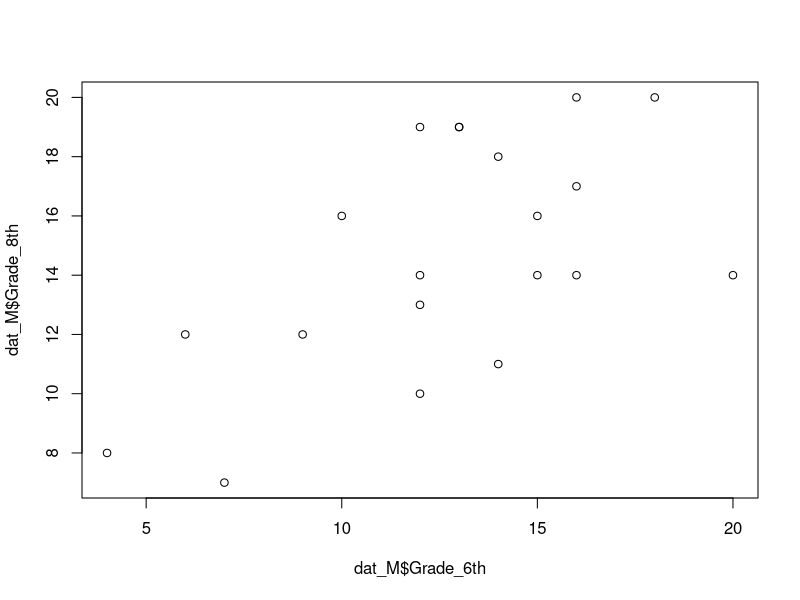
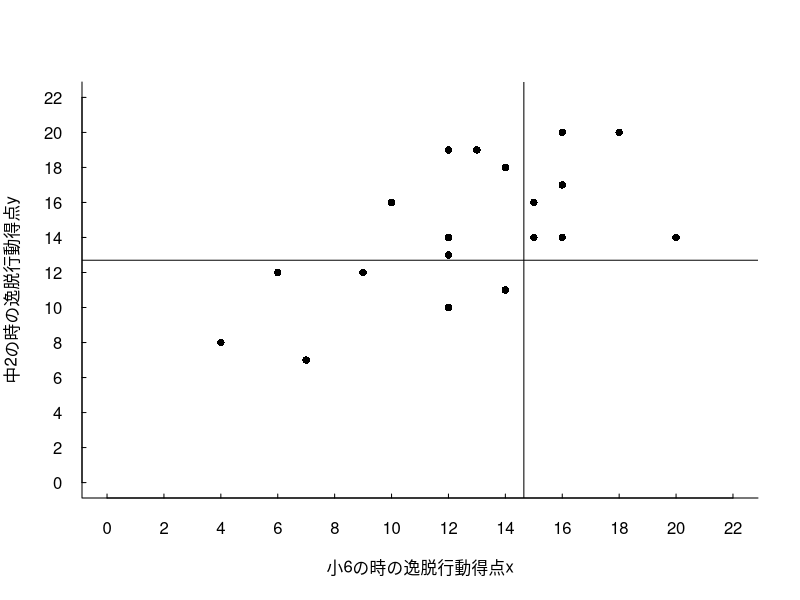
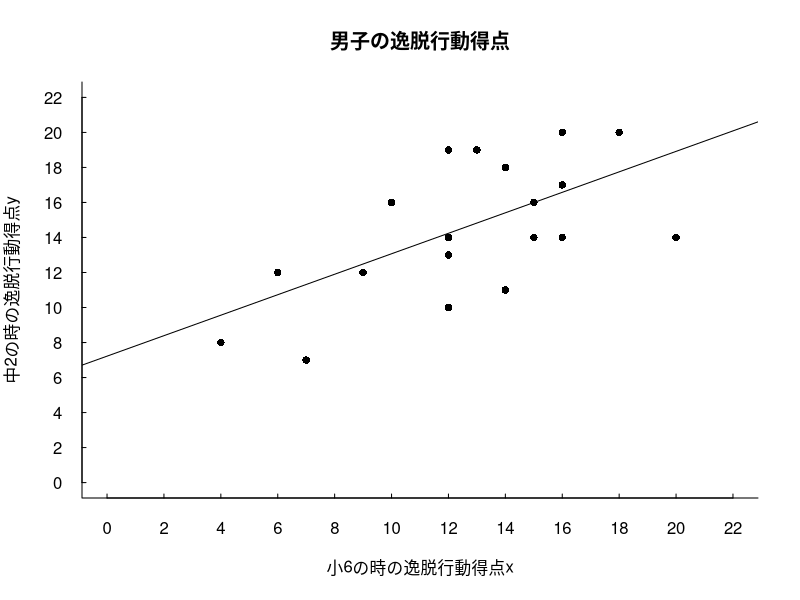
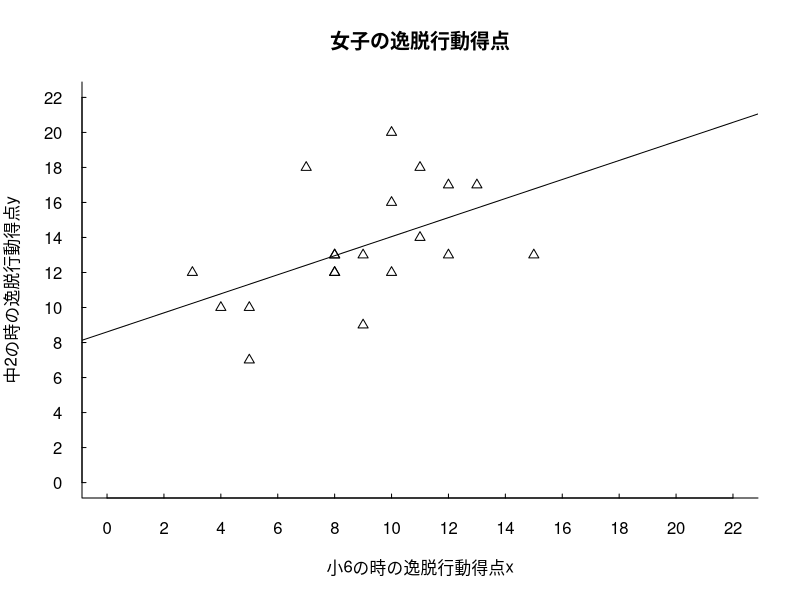
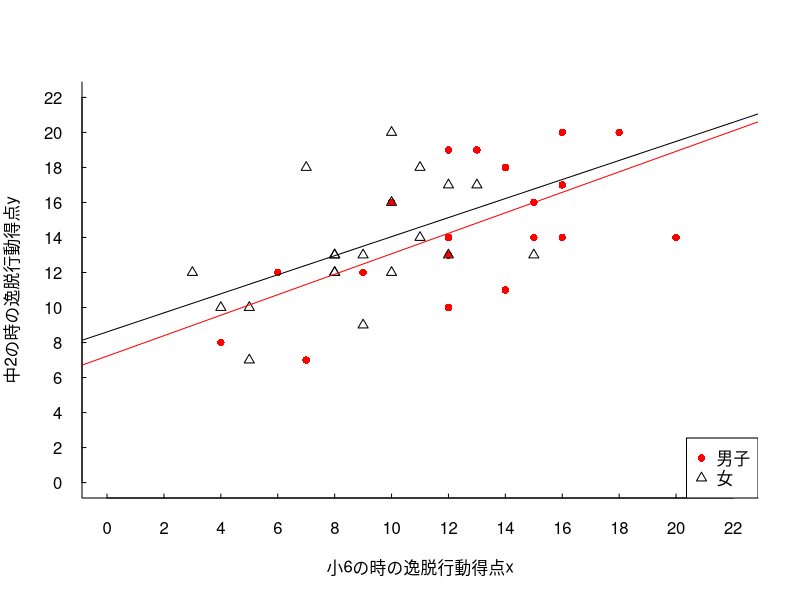
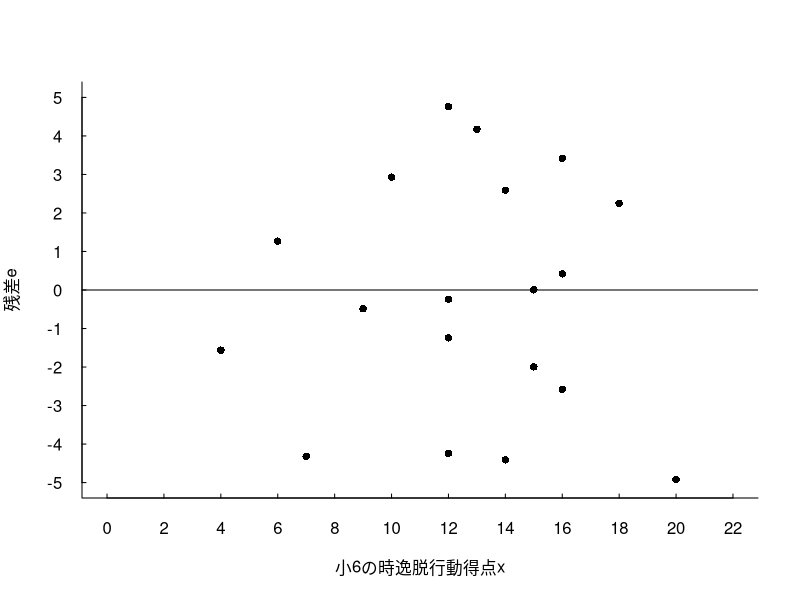
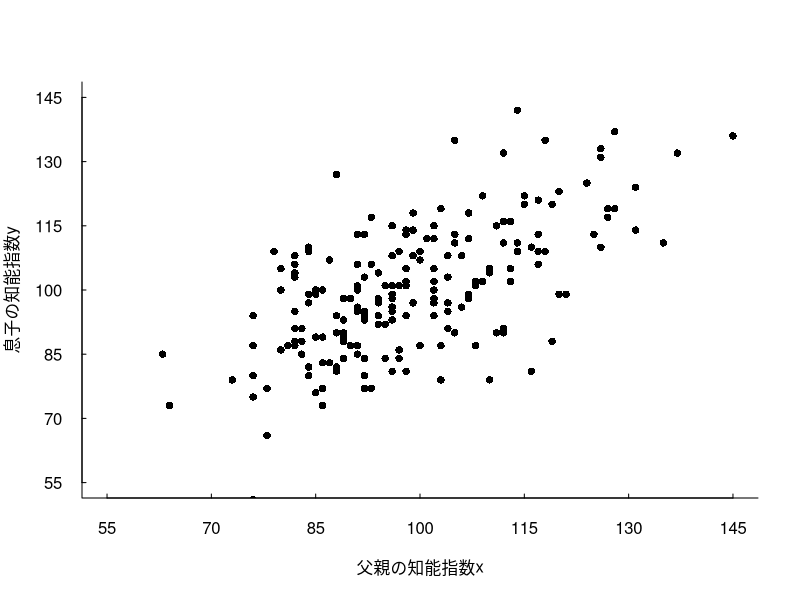
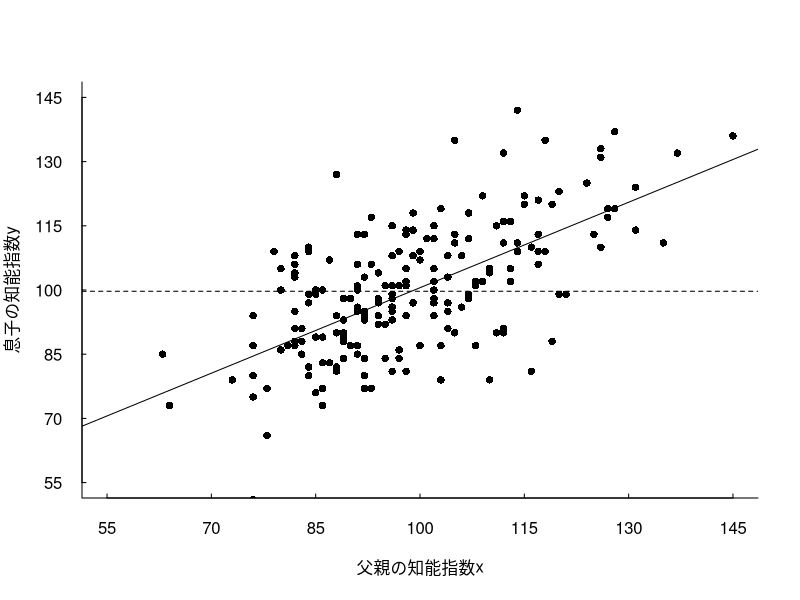

Write R code to recreate these figures, in order.
## ---- chunk 1
dat <- read.csv(file = "data/itsudatsu_data.csv")
## ---- chunk 2
head(dat)
## ---- chunk 3
dat_M <- subset(dat, sex == 1)
## ---- chunk 4
dat_M
## ---- chunk 5
plot(dat_M$Grade_6th, dat_M$Grade_8th)
## ---- chunk 6
plot(dat_M$Grade_6th, dat_M$Grade_8th, 
     pch = 16,
     xlim = c(0, 22), 
     ylim = c(0,22), 
     las = 1,
     bty = "l",
     tcl = 0.2,
     xaxp = c(0, 22, 11),
     yaxp = c(0, 22, 11),
     xlab = "小6の時の逸脱行動得点x",
     ylab = "中2の時の逸脱行動得点y")
abline(h = mean(dat_M$Grade_6th), v = mean(dat_M$Grade_8th))
## ---- chunk 7
mean(dat_M$Grade_6th)
## ---- chunk 8
mean(dat_M$Grade_8th)
## ---- chunk 9
hensa_x <- dat_M$Grade_6th - mean(dat_M$Grade_6th)
hensa_y <- dat_M$Grade_8th - mean(dat_M$Grade_8th)
hensa_x
hensa_y
## ---- chunk 10
hensa_x * hensa_y
## ---- chunk 11
mean(hensa_x * hensa_y)
## ---- chunk 12
sum(hensa_x * hensa_y) / (20 - 1)
## ---- chunk 13
cov(dat_M$Grade_6th, dat_M$Grade_8th)
## ---- chunk 14
sd_x <- sqrt(mean(hensa_x ^2))
sd_y <- sqrt(mean(hensa_y ^2))
soukan <- mean(hensa_x * hensa_y) / (sd_x * sd_y)
soukan
## ---- chunk 15
cor(dat_M$Grade_6th, dat_M$Grade_8th)
## ---- chunk 16
b_M <- soukan * (sd_y / sd_x)
b_M
a_M  <- mean(dat_M$Grade_8th) - (b_M * mean(dat_M$Grade_6th))
a_M
## ---- chunk 17
dat_F <- subset(dat, sex == 2)
## ---- chunk 18
hensa_x_F <- dat_F$Grade_6th - mean(dat_F$Grade_6th)
hensa_y_F <- dat_F$Grade_8th - mean(dat_F$Grade_8th)
sd_x_F <- sqrt(mean(hensa_x_F ^2))
sd_y_F <- sqrt(mean(hensa_y_F ^2))
sd_x_F
sd_y_F
cor(dat_F$Grade_6th, dat_F$Grade_8th)
## ---- chunk 19
b_F <- cor(dat_F$Grade_6th, dat_F$Grade_8th) *(sd_y_F / sd_x_F)
b_F
a_F <- mean(dat_F$Grade_8th) - (b_F * mean(dat_F$Grade_6th))
a_F
## ---- chunk 20
plot(dat_M$Grade_6th, dat_M$Grade_8th, 
     pch = 16,
     xlim = c(0, 22), 
     ylim = c(0,22), 
     las = 1,
     bty = "l",
     tcl = 0.2,
     xaxp = c(0, 22, 11),
     yaxp = c(0, 22, 11),
     xlab = "小6の時の逸脱行動得点x",
     ylab = "中2の時の逸脱行動得点y",
     main =  "男子の逸脱行動得点")
abline(a = a_M, b = b_M)
## ---- chunk 21
plot(dat_F$Grade_6th, dat_F$Grade_8th, 
     pch = 2,
     xlim = c(0, 22), 
     ylim = c(0,22), 
     las = 1,
     bty = "l",
     tcl = 0.2,
     xaxp = c(0, 22, 11),
     yaxp = c(0, 22, 11),
     xlab = "小6の時の逸脱行動得点x",
     ylab = "中2の時の逸脱行動得点y",
     main =  "女子の逸脱行動得点")
abline(a = a_F, b = b_F)
## ---- chunk 22
plot(0, 0, 
     type = "n",
     xlim = c(0, 22), 
     ylim = c(0,22), 
     las = 1,
     bty = "l",
     tcl = 0.2,
     xaxp = c(0, 22, 11),
     yaxp = c(0, 22, 11),
     xlab = "小6の時の逸脱行動得点x",
     ylab = "中2の時の逸脱行動得点y")

points(dat_M$Grade_6th, dat_M$Grade_8th,
       pch = 16, col = "red")
points(dat_F$Grade_6th, dat_F$Grade_8th,
       pch = 2)
abline(a = a_M, b = b_M,
       col = "red")
abline(a = a_F, b = b_F)

legend("bottomright", 
       legend = c("男子", "女"),
       pch = c(16, 2),
       col = c("red", "black"))
## ---- chunk 23
fit_M <- lm(Grade_8th ~ Grade_6th, data = dat_M)
fit_F <- lm(Grade_8th ~ Grade_6th, data = dat_F)
fit_M
fit_F
## ---- chunk 24
summary(fit_M)
summary(fit_F)
## ---- chunk 25
pred_M <- a_M + (b_M * dat_M$Grade_6th)
e_M <- dat_M$Grade_8th - pred_M
e_M
## ---- chunk 26
plot(dat_M$Grade_6th, e_M, 
     pch = 16,
     xlim = c(0, 22), 
     ylim = c(-5,5), 
     las = 1,
     bty = "l",
     tcl = 0.2,
     xaxp = c(0, 22, 11),
     yaxp = c(-5, 5, 10),
     xlab = "小6の時逸脱行動得点x",
     ylab = "残差e")
abline(h = 0)
## ---- chunk 27
cor(dat_M$Grade_6th, e_M)
cor(pred_M, e_M)
## ---- chunk 28
round(cor(dat_M$Grade_6th, e_M), 3)
round(cor(pred_M, e_M), 3)
## ---- chunk 29
fit_M$residuals
e_M
## ---- chunk 30
fit_M$fitted.values
pred_M
## ---- chunk 31
mean((pred_M - mean(pred_M))^2)
## ---- chunk 32
mean((dat_M$Grade_8th - mean(dat_M$Grade_8th))^2) * (cor(dat_M$Grade_6th, dat_M$Grade_8th) ^2)
## ---- chunk 33
mean((e_M - mean(e_M))^2)
## ---- chunk 34
mean((dat_M$Grade_8th - mean(dat_M$Grade_8th))^2) * (1 - (cor(dat_M$Grade_6th, dat_M$Grade_8th) ^2))
## ---- chunk 35
cor(dat_M$Grade_6th, dat_M$Grade_8th) ^2
## ---- chunk 36
summary(fit_M)
## ---- chunk 37
s_e <- sqrt(mean((dat_M$Grade_8th - mean(dat_M$Grade_8th))^2)) * sqrt((1 - cor(dat_M$Grade_6th, dat_M$Grade_8th) ^2))
s_e
## ---- chunk 38
s_e * sqrt((20 / (20 - 2)))
## ---- chunk 39
summary(fit_M)
## ---- chunk 40
set.seed(1234)
library(MASS)
sim_cor <- mvrnorm(200, mu = c(100, 100), Sigma = matrix(c(15*15, 15*15*0.6, 15*15*0.6, 15*15), ncol = 2))
sim_cor <- data.frame(father = round(sim_cor[,1]), son = round(sim_cor[,2]))
## ---- chunk 41
head(sim_cor)
## ---- chunk 42
plot(sim_cor$father, sim_cor$son, 
     pch = 16,
     xlim = c(55, 145), 
     ylim = c(55,145), 
     las = 1,
     bty = "l",
     tcl = 0.2,
     xaxp = c(55, 145, 6),
     yaxp = c(55, 145, 6),
     xlab = "父親の知能指数x",
     ylab = "息子の知能指数y")
## ---- chunk 43
fit_yhat <- lm(son ~ father, data = sim_cor)
summary(fit_yhat)
## ---- chunk 44
plot(sim_cor$father, sim_cor$son, 
     pch = 16,
     xlim = c(55, 145), 
     ylim = c(55,145), 
     las = 1,
     bty = "l",
     tcl = 0.2,
     xaxp = c(55, 145, 6),
     yaxp = c(55, 145, 6),
     xlab = "父親の知能指数x",
     ylab = "息子の知能指数y")
abline(fit_yhat)
abline(h = mean(sim_cor$son), lty = 2)
## ---- chunk 45
sim_cor_100over <- subset(sim_cor, sim_cor$father >= 100)
head(sim_cor_100over)
## ---- chunk 46
plot(sim_cor_100over$father, sim_cor_100over$son, 
     pch = 16,
     xlim = c(55, 145), 
     ylim = c(55,145), 
     las = 1,
     bty = "l",
     tcl = 0.2,
     xaxp = c(55, 145, 6),
     yaxp = c(55, 145, 6),
     xlab = "父親の知能指数x",
     ylab = "息子の知能指数y")
## ---- chunk 47
fit_100over <- lm(son ~ father, data = sim_cor_100over)
summary(fit_100over)
## ---- chunk 48
summary(fit_yhat)
## ---- chunk 49
plot(sim_cor_100over$father, sim_cor_100over$son, 
     pch = 16,
     xlim = c(55, 145), 
     ylim = c(55,145), 
     las = 1,
     bty = "l",
     tcl = 0.2,
     xaxp = c(55, 145, 6),
     yaxp = c(55, 145, 6),
     xlab = "父親の知能指数x",
     ylab = "息子の知能指数y")
abline(fit_yhat, lty = 2)
abline(fit_100over, lty = 1)
legend("bottomright", 
       legend = c("選抜前", "選抜後"),
       lty = c(2, 1))
## ---- chunk 50
cor(sim_cor$father, sim_cor$son)
cor(sim_cor_100over$father, sim_cor_100over$son)
## ---- chunk 51
mean(sim_cor$father)
mean(sim_cor_100over$father)
## ---- chunk 52
mean(sim_cor$son)
mean(sim_cor_100over$son)
## ---- chunk 53
sqrt(mean((sim_cor$father - mean(sim_cor$father))^2))
sqrt(mean((sim_cor_100over$father - mean(sim_cor_100over$father))^2))
## ---- chunk 54
sqrt(mean((sim_cor$son - mean(sim_cor$son))^2))
sqrt(mean((sim_cor_100over$son - mean(sim_cor_100over$son))^2))
## ---- chunk 55
cor(sim_cor$father, sim_cor$son)
cor(sim_cor_100over$father, sim_cor_100over$son)
## ---- chunk 56
fit_yhat$coefficients
fit_100over$coefficients
## ---- chunk 57
cor(sim_cor$father, sim_cor$son) * (sqrt(mean((sim_cor$father - mean(sim_cor$father))^2)) / sqrt(mean((sim_cor$son - mean(sim_cor$son))^2)))
cor(sim_cor_100over$father, sim_cor_100over$son) * (sqrt(mean((sim_cor_100over$father - mean(sim_cor_100over$father))^2)) / sqrt(mean((sim_cor_100over$son - mean(sim_cor_100over$son))^2)))
## ---- chunk 58
x <- c(4, 6, 7, 9, 10, 12, 13, 14, 15, 16,18 ,20)
x
## ---- chunk 59
x_old <- c(3, 5, 2, 11, 17, 21, 20)
y_old <- c(6, 11, 3, 17, 26, 12, 5)
